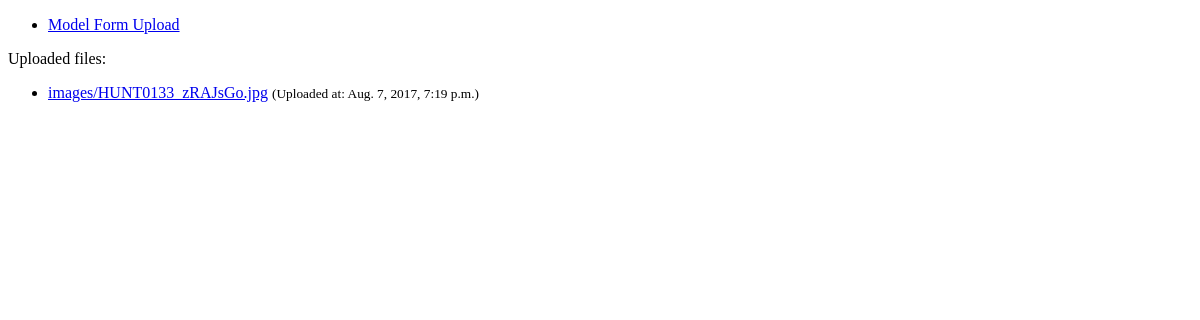
Before: / with the older database file.
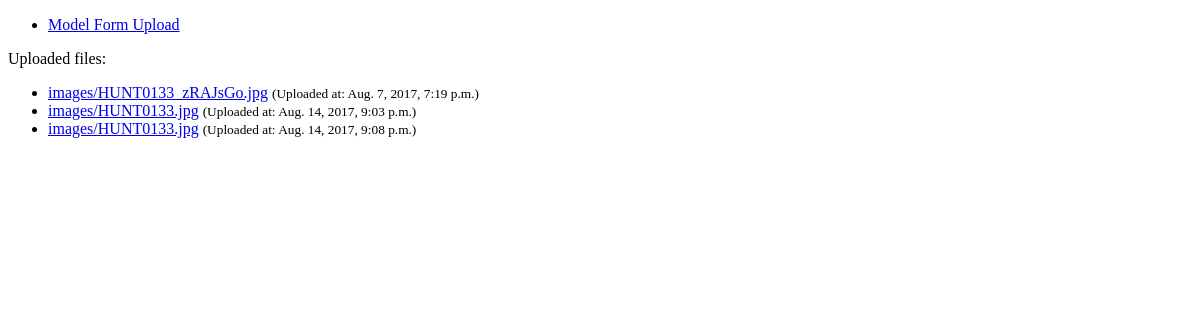
After: the same page with the newer database file.
### polls/models.py (models this page shows)
class Image(models.Model):
    caption = models.CharField("Description of the image",
                               max_length=512, default=None, null=True)
    uploaded_by = models.ForeignKey(User, default=None, null=True)
    file = models.FileField("Select file to upload", upload_to='images')
    uploaded_at = models.DateTimeField(auto_now_add=True)

### polls/views.py (the view)
# urls.py: url(r'^$', views.home, name='home'),
def home(request):
    documents = Image.objects.all()
    print(documents.count())
    return render(request, 'home.html', { 'documents': documents })

### polls/templates/home.html
{% extends 'base.html' %}
{% block content %}
  <ul>
    <li>
      <a href="{% url 'model_form_upload' %}">Model Form Upload</a>
    </li>
  </ul>
  <p>Uploaded files:</p>
  <ul>
    {% for obj in documents %}
      <li>
        <a href="{{ obj.file.url }}">{{ obj.file.name }}</a>
        <small>(Uploaded at: {{ obj.uploaded_at }})</small>
      </li>
    {% endfor %}
  </ul>
{% endblock %}

### polls/templates/base.html (shortened to what this page needs)
<!DOCTYPE html>
<html>
  <head>
  </head>
  <body>
    {% block content %}
    {% endblock %}
  </body>
</html>

Changed rows visible on the page:
added Image: file.name "images/HUNT0133.jpg", uploaded_at "Aug. 14, 2017, 9:03 p.m."
added Image: file.name "images/HUNT0133.jpg", uploaded_at "Aug. 14, 2017, 9:08 p.m."
